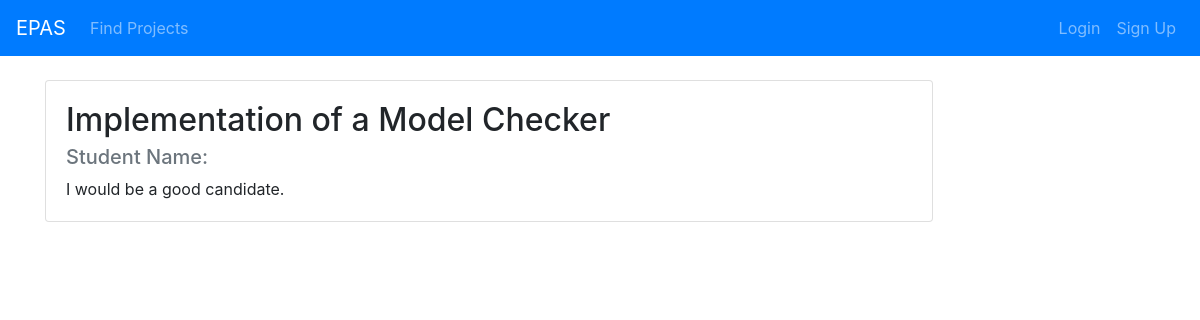
Page /application/10/ on the committed database.
### projectListing/models.py (models this page shows, shortened)
class Application(models.Model):
    Application_STATUS = (
    ('p', 'Make Decision Later'),
    ('a', 'Approve'),
    ('r', 'Reject'),
    )
    Offer_STATUS = (
    ('p', 'Make Decision Later'),
    ('a', 'Accept'),
    ('r', 'Reject'),
    )
    student = models.ForeignKey(User, on_delete=models.CASCADE)
    project = models.ForeignKey(Post, on_delete=models.CASCADE)
    projectID = models.IntegerField(default=-1)
    appDetails = models.TextField(verbose_name='Tell us why you\'d like this project')
    applicationStatus = models.CharField(
                max_length=50,
                choices=Application_STATUS,
                blank=True,
                default='p',
            )
    offerStatus = models.CharField(
                max_length=50,
                choices=Offer_STATUS,
                blank=True,
                default='p',
            )

class Post(models.Model):
    title = models.CharField(max_length=100, verbose_name='Project name:')
    description = models.TextField(verbose_name='Project description:')
    date_posted = models.DateField(default=timezone.now)
    professor = models.ForeignKey(User, on_delete=models.CASCADE)
    desiredNumStudents = models.IntegerField(verbose_name='Ideal number of students')
    maxNumStudents = models.IntegerField(verbose_name='Max number of students:')
    minTermLength = models.IntegerField(verbose_name='Min number of months:')
    maxTermLength = models.IntegerField(verbose_name='Max number of months:')
    relatedProgram = models.CharField(max_length=100, verbose_name='Program:')
    course = models.CharField(max_length=100, default="null", verbose_name='Course:')
    active = models.BooleanField(default=False, verbose_name='Active')
    isApproved = models.BooleanField(default=False, verbose_name='Approve?')

### projectListing/views.py (the view)
# urls.py: path('application/<int:pk>/', ApplicationDetailView.as_view(), name='application-detail'),
class ApplicationDetailView(DetailView):
    model = Application

### projectListing/templates/projectListing/application_detail.html (shortened to what this page needs)
{% extends "projectListing/base.html" %}
{% block content %}
<br>
            <div class="card" style="min-width: 80%; max-width: 80%; margin-bottom: 2rem;">
                <div class="card-body">
                    <h2 class="card-title">{{ object.project.title }}</h2>
                    <h5 class="card-subtitle mb-2 text-muted">Student Name: {{ object.student.first_name }}{{ object.student.last_name }}</h3>
                    <p class="card-text">{{ object.appDetails }}</p>
                </div>
            </div>
{% endblock content %}

### rows in the picture
Application: project "Implementation of a Model Checker", appDetails "I would be a good candidate."
